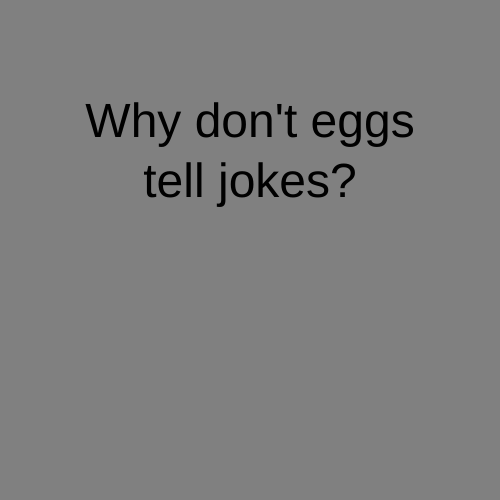
Frame 1 (no input)
Frame 60 (no input): identical to frame 1, image omitted
Frame 120 (the mouse pressed at the canvas centre since frame 60): identical to frame 1, image omitted

The p5.js sketch that drew this single still picture (run headless with seeded random() and noise() and a simulated clock; from frame 60 on, the mouse is pressed at the canvas centre):

// p5.js sketch
// ── sketch.js
let myState = 0;
let timer = 0;

function setup() {
  createCanvas(500, 500);
  textAlign(CENTER);
  rectMode(CENTER);
}

function draw() {
  
  switch (myState){
    case 0:
    background('grey');
    fill('black');
    textSize(48);
    text("Why don't eggs tell jokes?", width/2, height/2, 400, 300);
    break;

    case 1:
    background('yellow');
    fill('black');
    textSize(48);
    text("Because they'd crack up", width/2, height/2, 400, 300);
    break;
  }
}

function mouseReleased(){
  myState++ ;
  if (myState > 1) myState = 0;
}
